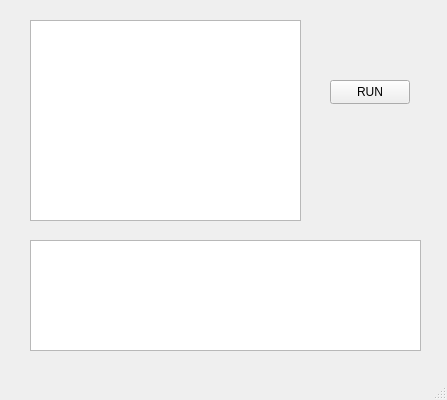
<?xml version="1.0" encoding="UTF-8"?>
<ui version="4.0">
 <class>MainWindow</class>
 <widget class="QMainWindow" name="MainWindow">
  <property name="geometry">
   <rect>
    <x>0</x>
    <y>0</y>
    <width>447</width>
    <height>400</height>
   </rect>
  </property>
  <property name="windowTitle">
   <string>MainWindow</string>
  </property>
  <widget class="QWidget" name="centralwidget">
   <widget class="QTextEdit" name="textEdit">
    <property name="geometry">
     <rect>
      <x>30</x>
      <y>20</y>
      <width>271</width>
      <height>201</height>
     </rect>
    </property>
   </widget>
   <widget class="QPushButton" name="pushButton">
    <property name="geometry">
     <rect>
      <x>800</x>
      <y>80</y>
      <width>400</width>
      <height>400</height>
     </rect>
    </property>
    <property name="text">
     <string>RUN</string>
    </property>
   </widget>
   <widget class="QPushButton" name="pushButton_2">
    <property name="geometry">
     <rect>
      <x>330</x>
      <y>80</y>
      <width>80</width>
      <height>24</height>
     </rect>
    </property>
    <property name="text">
     <string>RUN</string>
    </property>
   </widget>
   <widget class="QTextEdit" name="textEdit_2">
    <property name="geometry">
     <rect>
      <x>30</x>
      <y>240</y>
      <width>391</width>
      <height>111</height>
     </rect>
    </property>
   </widget>
  </widget>
  <widget class="QMenuBar" name="menubar">
   <property name="geometry">
    <rect>
     <x>0</x>
     <y>0</y>
     <width>447</width>
     <height>21</height>
    </rect>
   </property>
  </widget>
  <widget class="QStatusBar" name="statusbar"/>
 </widget>
 <resources/>
 <connections/>
</ui>
